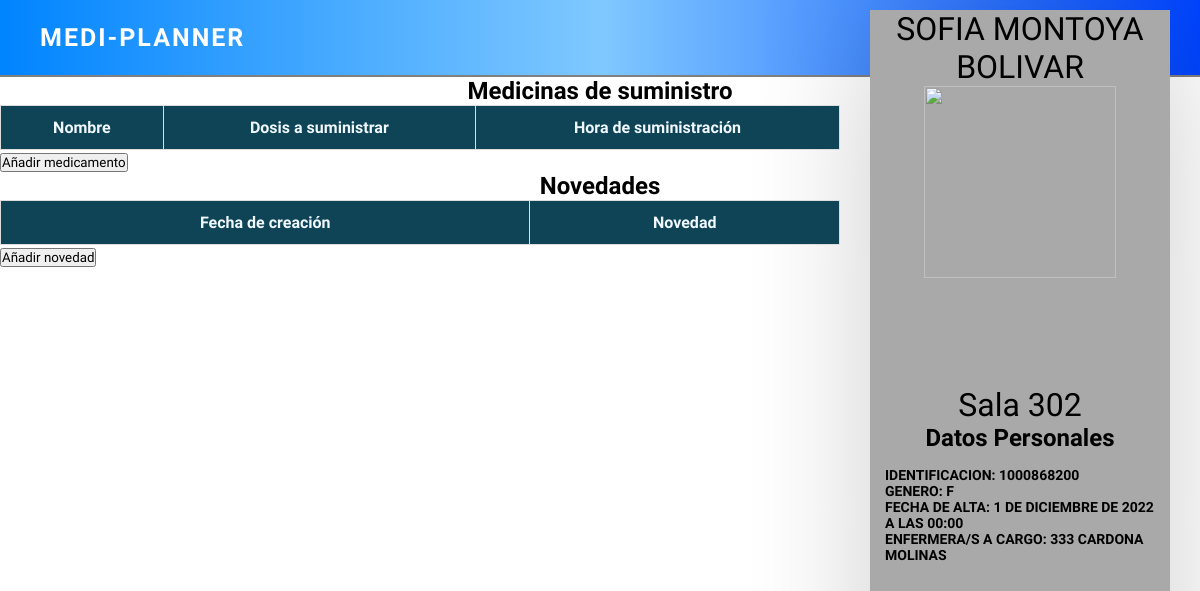
Before: /pacientes/detalle/1000868200 with the older database file.
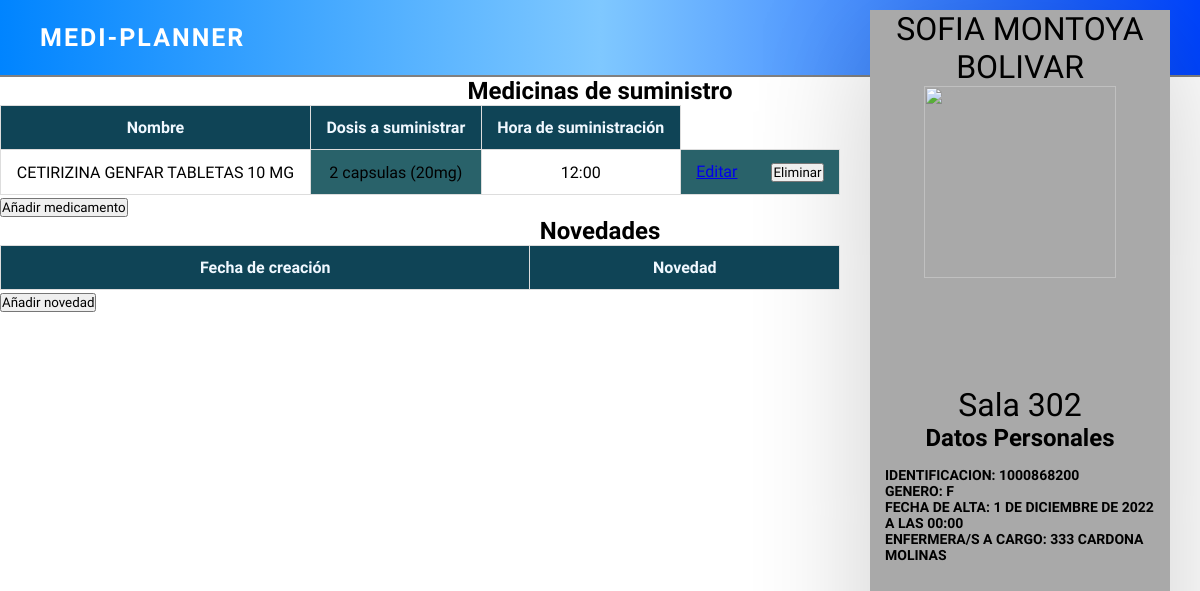
After: the same page with the newer database file.
### MediPlannerApp/models.py (models this page shows, shortened)
class Enfermera(models.Model):
    cedula = models.IntegerField(primary_key=True)
    nombres = models.CharField(max_length=50)
    apellidos = models.CharField(max_length=50)
    telefono = models.IntegerField()
    jefe = models.ManyToManyField(JefeEnfermeras)
    turno = models.ManyToManyField(Turno)
    class Meta:
        verbose_name="enfermera"
        verbose_name_plural="enfermeras"

class Medicina(models.Model):
    nombre = models.CharField(max_length=70)
    cantidad = models.CharField(max_length=10)
    invima = models.IntegerField()
    descripcion = models.CharField(max_length=100)
    via_administracion = models.CharField(max_length=40)
    class Meta:
        verbose_name="medicina"
        verbose_name_plural="medicinas"

class Medicamento(models.Model):
    cedula = models.ManyToManyField(Paciente)
    medicamento = models.ManyToManyField(Medicina)
    hora = models.TimeField()
    dosis = models.CharField(max_length=50)
    class Meta:
        verbose_name="Medicamento"
        verbose_name_plural="Medicamentos"

### MediPlannerApp/views.py (the view)
# urls.py: path('pacientes/detalle/<int:pk>', views.paciente_info.as_view(), name="paciente_info"),
class paciente_info(DetailView):
    model = Paciente
    template_name ="MediPlannerApp/CRUDPacientes/paciente_info.html"
    def get_context_data(self, *args, **kwargs):
        paciente= Paciente.objects.all()
        context = super(paciente_info, self).get_context_data(*args, **kwargs)
        context['medicamentos'] = Medicamento.objects.filter(cedula=self.object).order_by("hora")
        context['novedades'] = Novedades.objects.filter(paciente=self.object)
        return context

### MediPlannerApp/templates/mediplannerapp/CRUDPacientes/paciente_info.html (shortened to what this page needs)
{% extends 'MediPlannerApp/base.html' %}
{% load static %}
{% block cssLinks%}
<link rel="stylesheet" href="{% static 'MediPlannerApp/css/paciente.css' %}">
{% endblock %}
{% block content %}
<div class="post">
    <h1 class="titulo">{{paciente.nombres}} {{paciente.apellidos}}</h1>
    <div class="img"><img src="img/namione.jpg" alt=""></div>
    <h1 class="Sala">Sala {{paciente.habitacion}}</h1>
    <h2>Datos Personales</h2>
    <div class="info">
        <h4>Identificacion: {{paciente.cedula}}</h4>
        <h4>Genero: {{paciente.sexo}}</h4>
        <h4>Fecha de alta: {{paciente.fecha_salida}}</h4>
        <h4>Enfermera/s a cargo: {% for enf in paciente.enfermeras.all %}{{enf.nombres}} {{enf.apellidos}}{% if not forloop.last %}, {% endif %}{% endfor %}</h4>
    </div>
</div>
<h2>Medicinas de suministro</h2>
<table class="table">
    <thead>
        <tr>
            <th>Nombre</th>
            <th>Dosis a suministrar</th>
            <th>Hora de suministración</th>
        </tr>
    </thead>
    <tbody>
        {% for medicamento in medicamentos %}
        <tr>
            <td data-label="Nombre">{% for medicina in medicamento.medicamento.all %}{{medicina.nombre}}{% endfor %}</td>
            <td data-label="Dosis">{{medicamento.dosis}}</td>
            <td data-label="Hora">{{medicamento.hora}}</td>
            <td>
                <form method="POST" action="eliminarMedicacion/{{medicamento.id}}">
                <a style="margin-right: 30px;" href="editarMedicacion/{{medicamento.id}}">Editar</a>
                <button class="btn btn-danger" onclick="return eliminarMedicacion();" type="submit">Eliminar</button>
                </form>
            </td>
        </tr>
        {% endfor%}
    </tbody>
</table>
<a class="añadir" href="{% url 'añadirMedicacion' %}"><button type="button" class="btn">Añadir medicamento</button></a>
<h2>Novedades</h2>
<table class="table">
    <thead>
        <tr>
            <th>Fecha de creación</th>
            <th>Novedad</th>
        </tr>
    </thead>
</table>
<a class="añadir" href="{% url 'añadirNovedad' %}"><button type="button" class="btn">Añadir novedad</button></a>
{% endblock %}

Changed rows visible on the page:
added Medicamento: dosis "2 capsulas (20mg)", hora "12:00"
added Medicina: nombre "CETIRIZINA GENFAR TABLETAS 10 MG"
